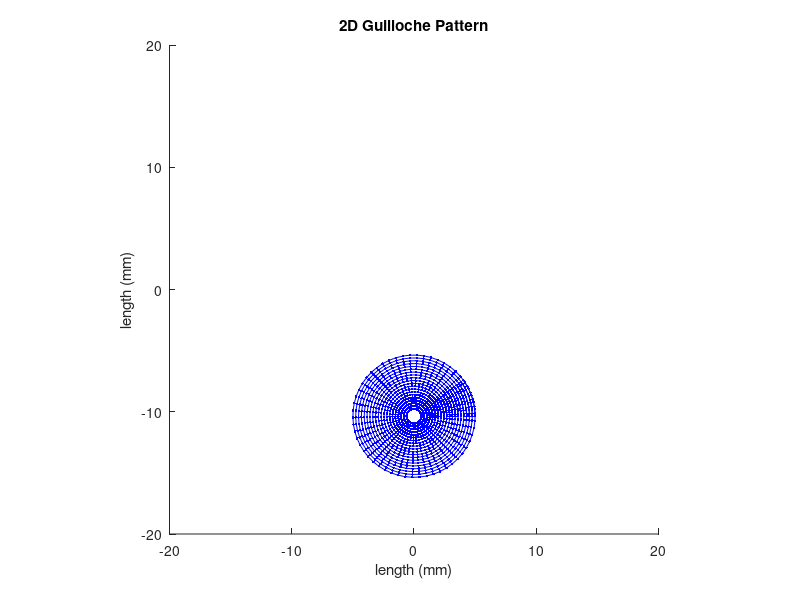

Here is the MATLAB script that generated this plot: (Note: this script raises an error after producing the figure.)
% Guilloche
%
% Dr. Paul F. Roysdon
% 09/11/2020

% Start of script
%-------------------------------------------------------------------------%
close all;                   	% close all figures
clearvars;                      % clear all variables
clc;                         	% clear the command terminal
format shortG;                 	% picks most compact numeric display
format compact;                	% suppress excess blank lines

% Perform guilloche
%-------------------------------------------------------------------------%
% parameters: perimeter-dial
% spacing = ((38/2) - (34/2))/9 = 0.22 mm
% nc = 9; % number of circles
% theta = linspace(0,2.1*pi,120);
% rs = linspace(34/2,38/2,nc); % radius in mm
% t = 1; % defines the percent of the circle, e.g. 0.1 is a "pie".
% xc = 0; % circle center in x (mm)
% yc = 0; % circle center in y (mm)

% parameters: sub-dial
% spacing = (5-0.6)/20 = 0.22 mm
nc = 20; % number of circles
theta = linspace(0,2.2*pi,60);
rs = linspace(0.6,5,nc); % radius in mm
t = 1; % defines the percent of the circle, e.g. 0.1 is a "pie".
xc = 0; % circle center in x (mm)
yc = -10.363; % circle center in y (mm)

% plot
figure
hold on
for ii = 1:1:nc
    x = rs(ii) .* cos(theta .* t) + xc;
    y = rs(ii) .* sin(theta .* t) + yc;

    plot(x,y,'-b')
    plot(x,y,'.b')
end
hold off
xlim([-20 20])
ylim([-20 20])
axis equal
xlabel('length (mm)')
ylabel('length (mm)')
title('2D Guilloche Pattern')


% save G-code
%-------------------------------------------------------------------------%
feed_rate_XY = 200; % feed rate (mm/min)
feed_rate_Z = 80; % feed rate (mm/min)
rpm = 10000; % spindle speed (RPM)
depth = -0.4 -0.125; % subdial total depth (mm): (engrave depth must be -0.125mm)
% depth = -0.3 -0.125; % perimeter total depth (mm): (engrave depth must be -0.125mm)
tool_num = 502;
filename = 'guilloche_style5_subDial_tdcZero';
% filename = 'guilloche_style5_perimeter_tdcZero';
retract_height = 10; % (mm)

fileID = fopen([filename,'.nc'],'w');
    fprintf(fileID,'%%\n');
    fprintf(fileID,'(guilloche)\n'); % program name
    fprintf(fileID,'(T%d  D=0.125 CR=0 - ZMIN=-0.129 - vee)\n',tool_num);
    fprintf(fileID,'G90\n'); % G90 = absolute mode
    fprintf(fileID,'G17\n'); % G17 = XY plane
    fprintf(fileID,'G21\n'); % G21 = millimiters
    fprintf(fileID,'G28 G91 Z%d\n',retract_height); % G28 = return to home, G91 = relative mode, Z0
    fprintf(fileID,'G90\n'); % G90 = absolute mode
    fprintf(fileID,'\n');
    fprintf(fileID,'(scribe)\n'); % operation name
    fprintf(fileID,'T%d M6\n',tool_num); % M6 = tool change
    fprintf(fileID,'S%d M3\n', rpm);% S = spindle speed, M3 = spindle ON
    fprintf(fileID,'G54\n');
    
    % loop through circles
    for ii = 1:1:nc
        % update cartesian coordinates
        x = rs(ii) .* cos(theta .* t) + xc;
        y = rs(ii) .* sin(theta .* t) + yc;
        
        fprintf(fileID,'G0 X%4.3f Y%4.3f\n',x(1,1),y(1,1)); % G0 = rapid positioning
        fprintf(fileID,'Z%d\n',retract_height);
        fprintf(fileID,'Z2\n');
%         fprintf(fileID,'Z0.6\n');
%         fprintf(fileID,'Z0.2\n');
%         fprintf(fileID,'Z0.01\n');
        fprintf(fileID,'G1 Z%5.3f F%d\n',depth, feed_rate_Z); % F = feed rate, G1 linear interpolation
        depth_reset_trigger = 1;
        
        % loop through points on each circle
        for jj = 1:length(x)
%             fprintf(fileID,'G1 X%4.3f Y%4.3f\n',x(jj),y(jj));
            if depth_reset_trigger==1
                fprintf(fileID,'G1 X%4.3f Y%4.3f F%d\n',x(jj),y(jj),feed_rate_XY);
                depth_reset_trigger = 0;
            else
                fprintf(fileID,'G1 X%4.3f Y%4.3f\n',x(jj),y(jj));
            end
        end
        fprintf(fileID,'G0 Z%d\n',retract_height);

    end
    
    fprintf(fileID,'G0 Z%d\n',retract_height);
    fprintf(fileID,'G17\n'); % G17 = XY plane
    fprintf(fileID,'G28 G91 Z%d\n',retract_height); % G28 = return to home, G91 = relative mode, Z0
    fprintf(fileID,'G90\n'); % G90 = absolute mode
    fprintf(fileID,'G28 G91 X0 Y0\n'); % G28 = return to home, G91 = relative mode, Z0
    fprintf(fileID,'G90\n'); % G90 = absolute mode
    fprintf(fileID,'M30\n'); % M30 = end of program
    fprintf(fileID,'%%');
fclose(fileID);



% check G-code
%-------------------------------------------------------------------------%
toolPath = gCodeReader([filename,'.nc'], 0.1, 0.1, 1, 1);


% save figures
%-------------------------------------------------------------------------%
save_all_figs_OPTION(filename,'png')






